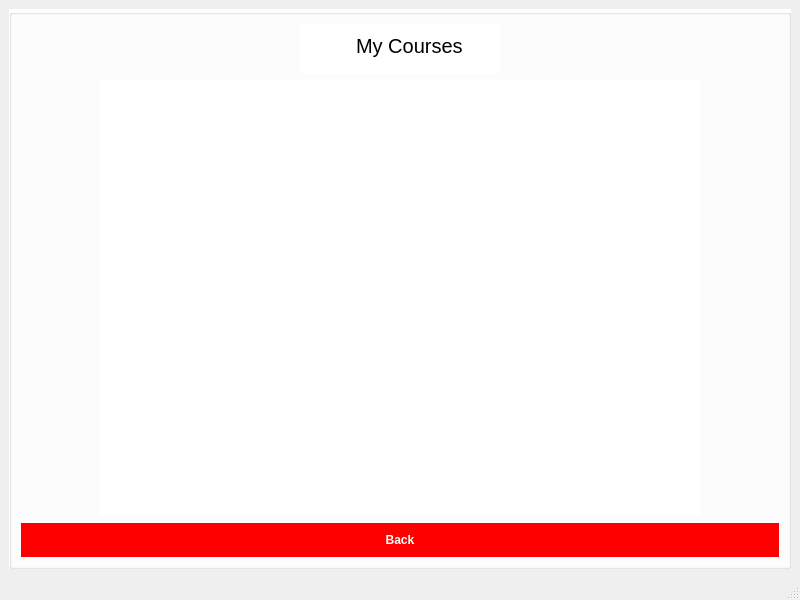
<?xml version="1.0" encoding="UTF-8"?>
<ui version="4.0">
 <class>MainWindow</class>
 <widget class="QMainWindow" name="MainWindow">
  <property name="geometry">
   <rect>
    <x>0</x>
    <y>0</y>
    <width>800</width>
    <height>600</height>
   </rect>
  </property>
  <property name="windowTitle">
   <string>MainWindow</string>
  </property>
  <widget class="QWidget" name="centralwidget">
   <layout class="QVBoxLayout" name="verticalLayout">
    <item>
     <widget class="QGroupBox" name="groupBox_2">
      <property name="styleSheet">
       <string notr="true">background-color:white;</string>
      </property>
      <property name="title">
       <string/>
      </property>
      <layout class="QVBoxLayout" name="verticalLayout_2">
       <item alignment="Qt::AlignHCenter">
        <widget class="QGroupBox" name="groupBox">
         <property name="minimumSize">
          <size>
           <width>200</width>
           <height>0</height>
          </size>
         </property>
         <property name="maximumSize">
          <size>
           <width>16777215</width>
           <height>50</height>
          </size>
         </property>
         <property name="styleSheet">
          <string notr="true">background-color:white;border:1px solid white;</string>
         </property>
         <property name="title">
          <string/>
         </property>
         <widget class="QLabel" name="label">
          <property name="geometry">
           <rect>
            <x>50</x>
            <y>10</y>
            <width>121</width>
            <height>24</height>
           </rect>
          </property>
          <property name="styleSheet">
           <string notr="true">font-size:20px;</string>
          </property>
          <property name="text">
           <string>My Courses</string>
          </property>
         </widget>
        </widget>
       </item>
       <item alignment="Qt::AlignHCenter">
        <widget class="QGroupBox" name="groupBox_3">
         <property name="minimumSize">
          <size>
           <width>600</width>
           <height>0</height>
          </size>
         </property>
         <property name="styleSheet">
          <string notr="true">border:1px solid white;</string>
         </property>
         <property name="title">
          <string/>
         </property>
         <widget class="QListWidget" name="listWidget">
          <property name="geometry">
           <rect>
            <x>10</x>
            <y>20</y>
            <width>581</width>
            <height>421</height>
           </rect>
          </property>
         </widget>
        </widget>
       </item>
       <item>
        <widget class="QPushButton" name="backButton">
         <property name="styleSheet">
          <string notr="true">background-color: red;color:white; border:none; padding:10px;font-weight:500;</string>
         </property>
         <property name="text">
          <string>Back</string>
         </property>
        </widget>
       </item>
      </layout>
     </widget>
    </item>
   </layout>
  </widget>
  <widget class="QMenuBar" name="menubar">
   <property name="geometry">
    <rect>
     <x>0</x>
     <y>0</y>
     <width>800</width>
     <height>21</height>
    </rect>
   </property>
  </widget>
  <widget class="QStatusBar" name="statusbar"/>
 </widget>
 <resources/>
 <connections/>
</ui>
